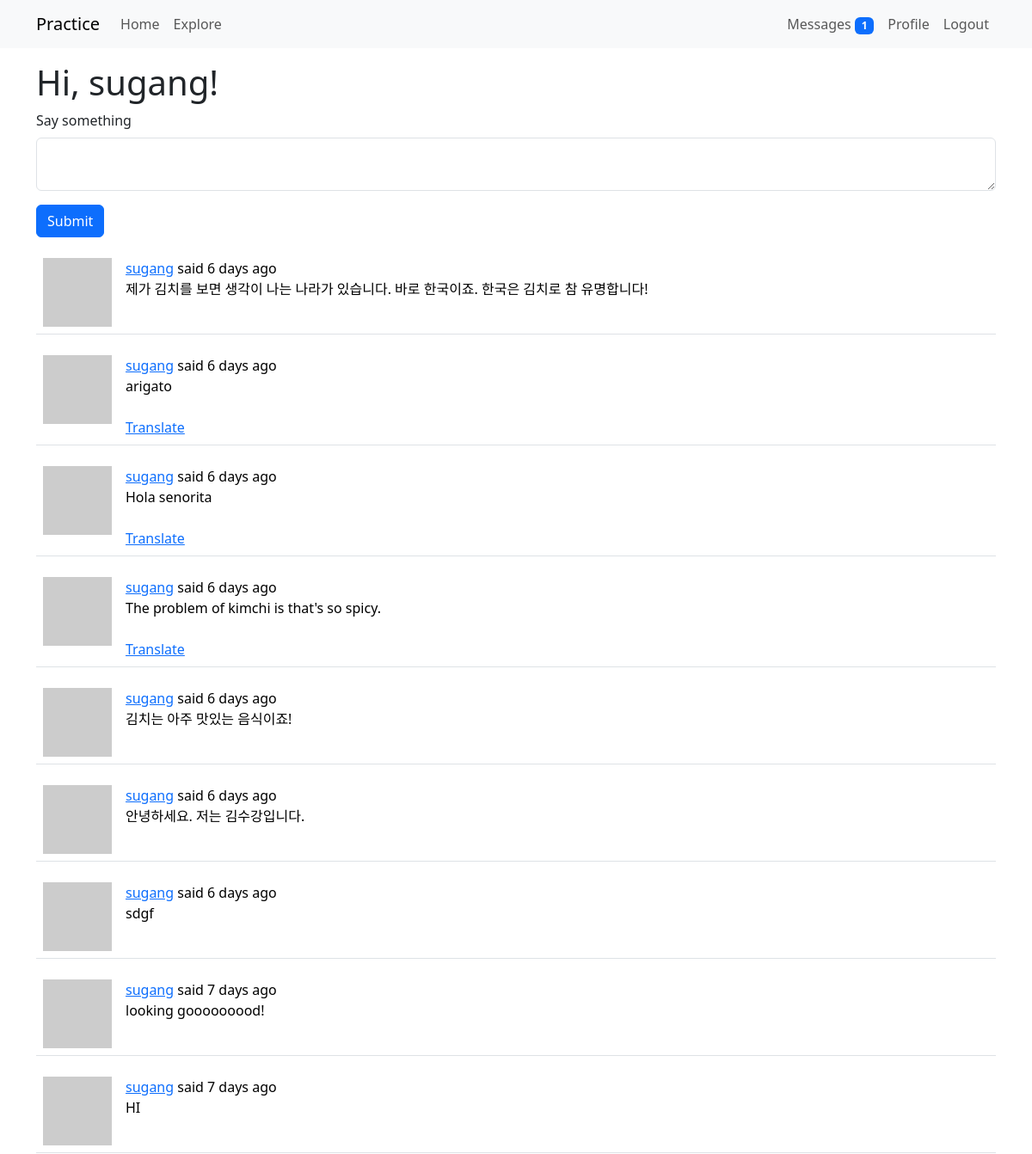
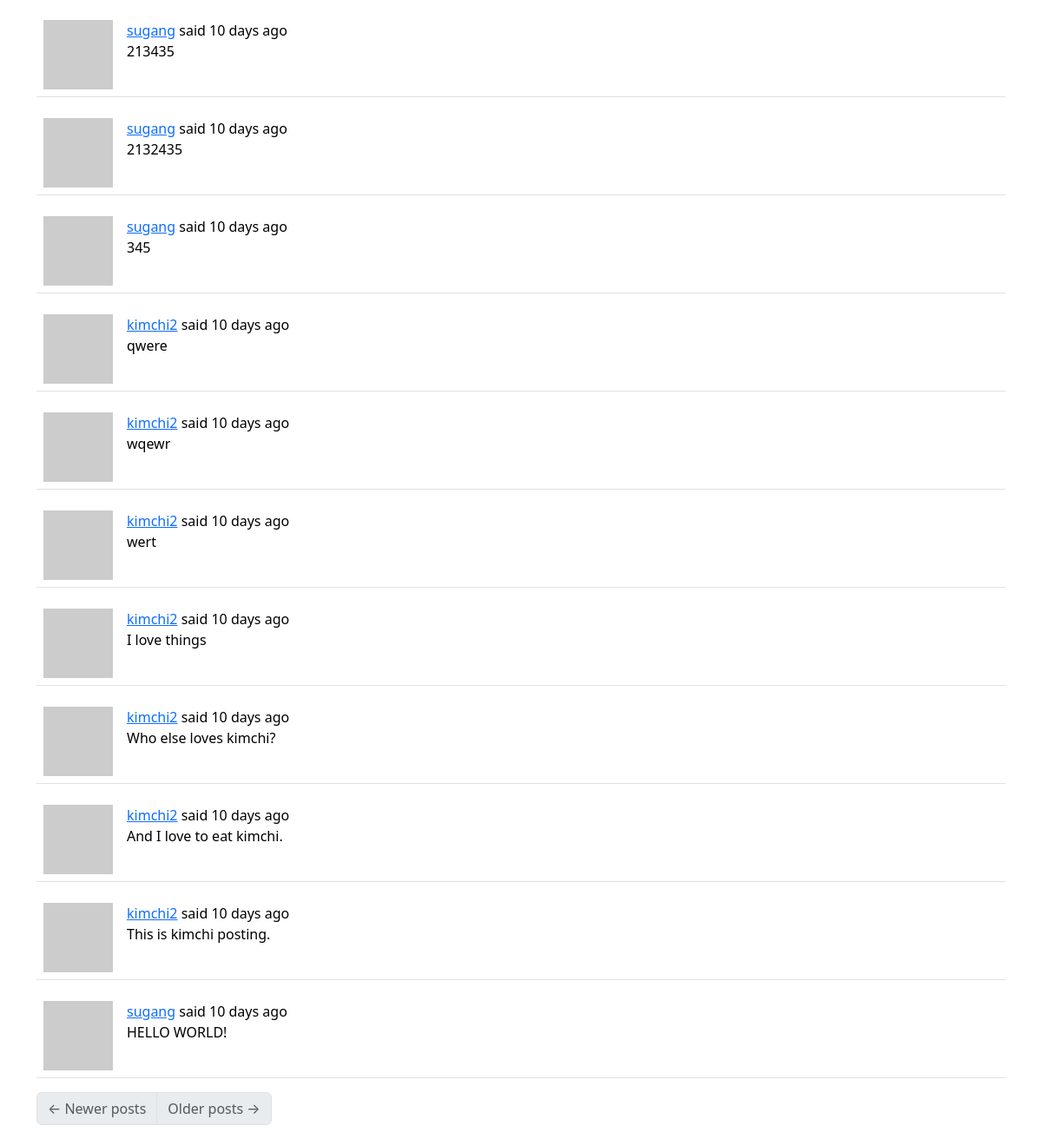
The page /index (signed in) on the database its author committed (2 pictures, top to bottom).
### app/models.py (models this page shows, shortened)
class User(UserMixin, db.Model):
    id: so.Mapped[int] = so.mapped_column(primary_key=True)
    username: so.Mapped[str] = so.mapped_column(sa.String(64), index=True, unique=True)
    email: so.Mapped[str] = so.mapped_column(sa.String(120), index=True, unique=True)
    password_hash: so.Mapped[Optional[str]] = so.mapped_column(sa.String(256))
    about_me: so.Mapped[Optional[str]] = so.mapped_column(sa.String(140))
    last_seen: so.Mapped[Optional[datetime]] = so.mapped_column(
        default=lambda: datetime.now(timezone.utc)
    )
    last_message_read_time: so.Mapped[Optional[datetime]]
    messages_sent: so.WriteOnlyMapped["Message"] = so.relationship(
        foreign_keys="Message.sender_id", back_populates="author"
    )
    messages_received: so.WriteOnlyMapped["Message"] = so.relationship(
        foreign_keys="Message.recipient_id", back_populates="recipient"
    )
    notifications: so.WriteOnlyMapped["Notification"] = so.relationship(
        back_populates="user"
    )
    def unread_message_count(self):
        last_read_time = self.last_message_read_time or datetime(1900, 1, 1)
        query = sa.select(Message).where(
            Message.recipient == self, Message.timestamp > last_read_time
        )
        return db.session.scalar(
            sa.select(sa.func.count()).select_from(query.subquery())
        )
    def avatar(self, size):
        digest = md5(self.email.lower().encode("utf-8")).hexdigest()
        return f"https://www.gravatar.com/avatar/{digest}?d=identicon&s={size}"
    posts: so.WriteOnlyMapped["Post"] = so.relationship(back_populates="author")
    following: so.WriteOnlyMapped["User"] = so.relationship(
        secondary=followers,
        primaryjoin=(followers.c.follower_id == id),
        secondaryjoin=(followers.c.followed_id == id),
        back_populates="followers",
    )
    followers: so.WriteOnlyMapped["User"] = so.relationship(
        secondary=followers,
        primaryjoin=(followers.c.followed_id == id),
        secondaryjoin=(followers.c.follower_id == id),
        back_populates="following",
    )
    def following_posts(self):
        Author = so.aliased(User)
        Follower = so.aliased(User)
        return (
            sa.select(Post)
            .join(Post.author.of_type(Author))
            .join(
                Author.followers.of_type(Follower),
                isouter=True,
            )
            .where(sa.or_(Follower.id == self.id, Author.id == self.id))
            .group_by(Post)
            .order_by(Post.timestamp.desc())
        )

class Post(db.Model):
    id: so.Mapped[int] = so.mapped_column(primary_key=True)
    body: so.Mapped[str] = so.mapped_column(sa.String(140))
    timestamp: so.Mapped[datetime] = so.mapped_column(
        index=True, default=lambda: datetime.now(timezone.utc)
    )
    user_id: so.Mapped[int] = so.mapped_column(sa.ForeignKey(User.id), index=True)
    language: so.Mapped[Optional[str]] = so.mapped_column(sa.String(5))
    author: so.Mapped[User] = so.relationship(back_populates="posts")

### app/routes.py (the view, shortened to what this page needs)
@app.route("/", methods=["GET", "POST"])
@app.route("/index", methods=["GET", "POST"])
@login_required
def index():
    form = PostForm()
    page = request.args.get("page", 1, type=int)
    posts = db.paginate(
        current_user.following_posts(),
        page=page,
        per_page=app.config["POSTS_PER_PAGE"],
        error_out=False,
    )
    next_url = url_for("index", page=posts.next_num) if posts.has_next else None
    prev_url = url_for("index", page=posts.prev_num) if posts.has_prev else None
    return render_template(
        "index.html",
        title="Home",
        form=form,
        posts=posts.items,
        next_url=next_url,
        prev_url=prev_url,
    )

### app/forms.py
class PostForm(FlaskForm):
    post = TextAreaField(
        _l("Say something"), validators=[DataRequired(), Length(min=1, max=140)]
    )
    submit = SubmitField(_l("Submit"))

### app/__init__.py (called while the page is built)
def get_locale():
    return "ko"

### app/models.py (called while the page is built)
@login.user_loader
def load_user(id):
    return db.session.get(User, int(id))

### app/routes.py (called while the page is built)
@app.before_request
def before_request():
    if current_user.is_authenticated:
        current_user.last_seen = datetime.now(timezone.utc)
        db.session.commit()
    g.locale = str(get_locale())

### app/templates/index.html
{% extends "base.html" %}
{% import "bootstrap_wtf.html" as wtf %}
{% block content %}
    <h1>{{ _('Hi, %(username)s!', username=current_user.username) }}</h1>
    {% if form %}{{ wtf.quick_form(form) }}{% endif %}
    {% for post in posts %}
        {% include '_post.html' %}
    {% endfor %}
    <nav aria-label="{{ _("Post navigation") }}">
        <ul class="pagination">
            <li class="page-item{% if not prev_url %} disabled{% endif %}">
                <a class="page-link" href="{{ prev_url }}">
                    <span aria-hidden="true">&larr;</span> {{ _("Newer posts") }}
                </a>
            </li>
            <li class="page-item{% if not next_url %} disabled{% endif %}">
                <a class="page-link" href="{{ next_url }}">
                    {{ _("Older posts") }} <span aria-hidden="true">&rarr;</span>
                </a>
            </li>
        </ul>
    </nav>
{% endblock %}

### app/templates/_post.html (shortened to what this page needs)
<table class="table table-hover">
    <tr>
        <td width="70px">
            <a href="{{ url_for('user', username=post.author.username) }}">
                <img src="{{ post.author.avatar(70) }}" />
            </a>
        </td>
        <td>
            {{ _('%(username)s said %(when)s',username=user_link, when=moment(post.timestamp).fromNow()) }}
            <br>
            <span id="post{{ post.id }}">{{ post.body }}</span>
            {% if post.language and post.language != g.locale %}
                <br>
                <br>
                <span id="translation{{ post.id }}"><a href="javascript:translate('post{{ post.id }}', 'translation{{ post.id }}', '{{ post.language }}', '{{ g.locale }}');">{{ _("Translate") }}</a></span>
            {% endif %}
        </td>
    </tr>
</table>

### rows shown on the page
Post: body "제가 김치를 보면 생각이 나는 나라가 있습니다. 바로 한국이죠. 한국은 김치로 참 유명합니다!"
Post: body "arigato"
Post: body "Hola senorita"
Post: body "The problem of kimchi is that's so spicy."
Post: body "김치는 아주 맛있는 음식이죠!"
Post: body "안녕하세요. 저는 김수강입니다."
Post: body "sdgf"
Post: body "looking gooooooood!"
Post: body "HI"
Post: body "213435"
Post: body "2132435"
Post: body "345"
Post: body "qwere"
Post: body "wqewr"
Post: body "wert"
Post: body "I love things"
Post: body "Who else loves kimchi?"
Post: body "And I love to eat kimchi."
Post: body "This is kimchi posting."
Post: body "HELLO WORLD!"

### other values the page prints
{{ unread_message_count }} "1"
{{ field.label(class='form-label') }} "Say something"
